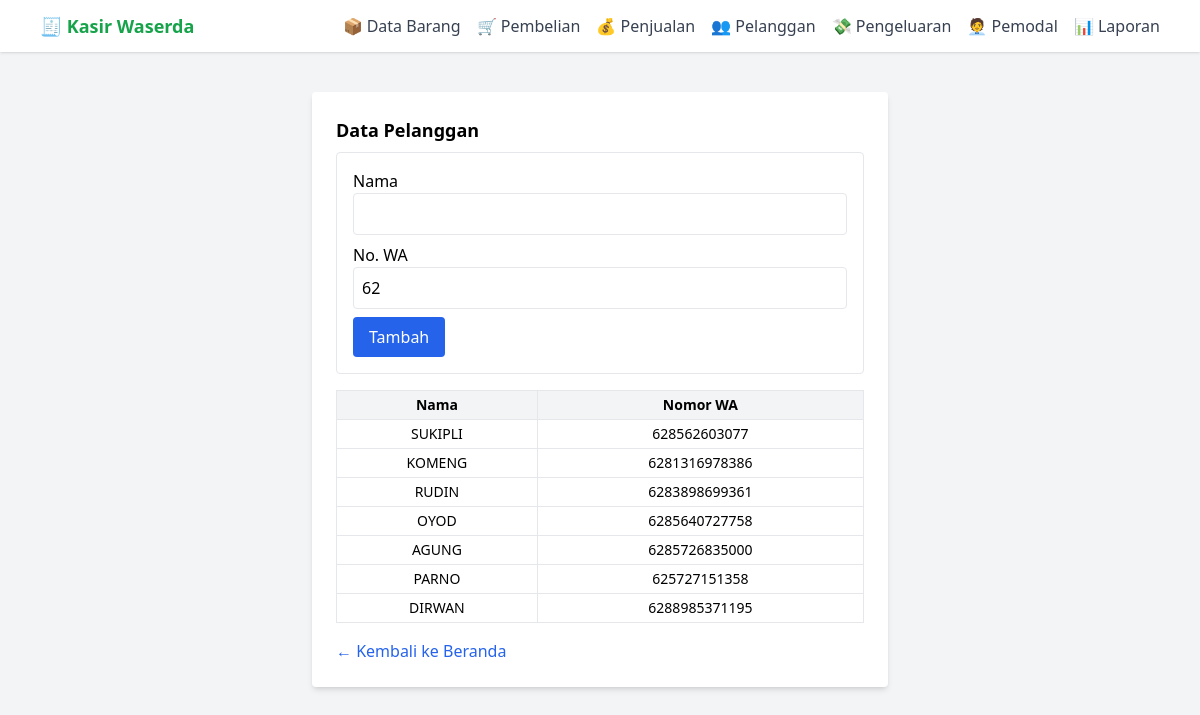
Page /pelanggan on the committed database.
### tables this page shows
CREATE TABLE pelanggan (
    id_pelanggan TEXT PRIMARY KEY,
    nama TEXT,
    wa TEXT
);

### app.py (the view, shortened to what this page needs)
@app.route("/pelanggan", methods=["GET", "POST"])
def pelanggan():
    import sqlite3
    conn = sqlite3.connect("pos.db")
    conn.row_factory = sqlite3.Row
    cur = conn.cursor()
    cur.execute("SELECT * FROM pelanggan")
    rows = cur.fetchall()
    item_edit = None
    edit_id = request.args.get("edit")
    if edit_id:
        cur.execute("SELECT * FROM pelanggan WHERE id_pelanggan = ?", (edit_id,))
        item_edit = cur.fetchone()
    return render_template("pelanggan.html", rows=rows, item_edit=item_edit)

### templates/pelanggan.html (shortened to what this page needs)
{% extends "base.html" %}
{% block content %}
<h2 class="text-lg font-semibold mb-2">Data Pelanggan</h2>
<form method="post" class="bg-white p-4 border rounded mb-4">
    <div class="mb-2">
        <label>Nama</label>
        <input name="nama" value="{{ item_edit[1] if item_edit else '' }}"
               required class="w-full border p-2 rounded uppercase">
    </div>
    <div class="mb-2">
        <label>No. WA</label>
        <input name="wa" id="wa" value="{{ item_edit[2] if item_edit else '' }}"
               required class="w-full border p-2 rounded">
    </div>
    <button class="bg-blue-600 text-white px-4 py-2 rounded">
        {% if item_edit %}Simpan Perubahan{% else %}Tambah{% endif %}
    </button>
</form>
<table class="w-full text-sm border bg-white text-center">
    <tr class="bg-gray-100">
        <th class="border p-1">Nama</th>
        <th class="border p-1">Nomor WA</th>
    </tr>
    {% for row in rows %}
    <tr onclick="window.location='?edit={{ row[0] }}'" class="hover:bg-yellow-100 cursor-pointer">
        <td class="border p-1">{{ row[1] }}</td>
        <td class="border p-1">{{ row[2] }}</td>
    </tr>
    {% endfor %}
</table>
<a href="/" class="inline-block mt-4 text-blue-600">← Kembali ke Beranda</a>
{% endblock %}

### rows in the picture
pelanggan: nama "SUKIPLI", wa "628562603077"
pelanggan: nama "KOMENG", wa "6281316978386"
pelanggan: nama "RUDIN", wa "6283898699361"
pelanggan: nama "OYOD", wa "6285640727758"
pelanggan: nama "AGUNG", wa "6285726835000"
pelanggan: nama "PARNO", wa "625727151358"
pelanggan: nama "DIRWAN", wa "6288985371195"
